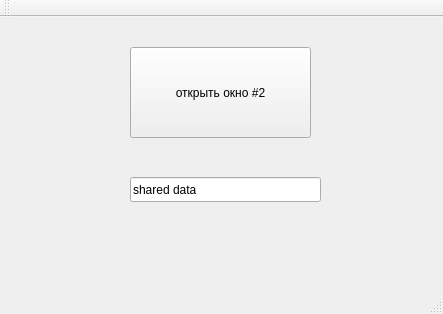
<?xml version="1.0" encoding="UTF-8"?>
<ui version="4.0">
 <class>MainWindow</class>
 <widget class="QMainWindow" name="MainWindow">
  <property name="geometry">
   <rect>
    <x>0</x>
    <y>0</y>
    <width>443</width>
    <height>314</height>
   </rect>
  </property>
  <property name="windowTitle">
   <string>MainWindow</string>
  </property>
  <widget class="QWidget" name="centralWidget">
   <widget class="QLineEdit" name="lineEdit">
    <property name="geometry">
     <rect>
      <x>130</x>
      <y>160</y>
      <width>191</width>
      <height>25</height>
     </rect>
    </property>
    <property name="text">
     <string>shared data</string>
    </property>
   </widget>
   <widget class="QPushButton" name="pushButton_newwindow">
    <property name="geometry">
     <rect>
      <x>130</x>
      <y>30</y>
      <width>181</width>
      <height>91</height>
     </rect>
    </property>
    <property name="minimumSize">
     <size>
      <width>181</width>
      <height>91</height>
     </size>
    </property>
    <property name="maximumSize">
     <size>
      <width>181</width>
      <height>91</height>
     </size>
    </property>
    <property name="text">
     <string>открыть окно #2</string>
    </property>
   </widget>
  </widget>
  <widget class="QMenuBar" name="menuBar">
   <property name="geometry">
    <rect>
     <x>0</x>
     <y>0</y>
     <width>443</width>
     <height>22</height>
    </rect>
   </property>
  </widget>
  <widget class="QToolBar" name="mainToolBar">
   <attribute name="toolBarArea">
    <enum>TopToolBarArea</enum>
   </attribute>
   <attribute name="toolBarBreak">
    <bool>false</bool>
   </attribute>
  </widget>
  <widget class="QStatusBar" name="statusBar"/>
 </widget>
 <layoutdefault spacing="6" margin="11"/>
 <resources/>
 <connections/>
</ui>
